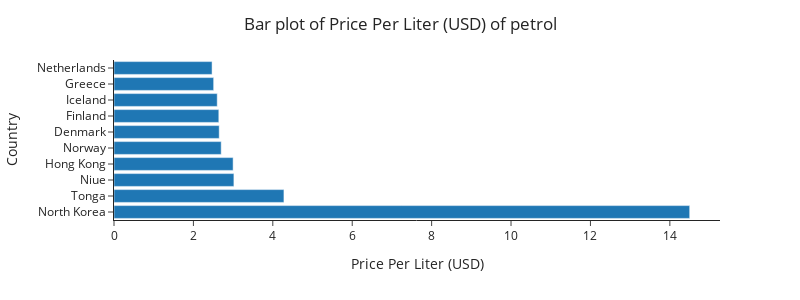

Source (notebook cell):
### Code cell
top_10_countries = df.nlargest(10, 'Price Per Liter (USD)')
fig=px.bar(top_10_countries, x='Price Per Liter (USD)',y='Country',height=300,width=800,template='simple_white')
fig.update_layout(title={'text':'Bar plot of Price Per Liter (USD) of petrol'},title_x=0.5)
fig.show()

### Figure 1 — Plotly figure (JSON) as saved in the notebook; plotly's stock layout.template omitted (floating-point values rounded to 4 significant figures)
{"data": [{"alignmentgroup": "True", "hovertemplate": "Price Per Liter (USD)=%{x}<br>Country=%{y}<extra></extra>", "legendgroup": "", "marker": {"color": "#1F77B4", "pattern": {"shape": ""}}, "name": "", "offsetgroup": "", "orientation": "h", "showlegend": false, "textposition": "auto", "type": "bar", "x": [14.5, 4.28, 3.02, 3, 2.7, 2.65, 2.64, 2.6, 2.51, 2.47], "xaxis": "x", "y": ["North Korea", "Tonga", "Niue", "Hong Kong", "Norway", "Denmark", "Finland", "Iceland", "Greece", "Netherlands"], "yaxis": "y"}], "layout": {"barmode": "relative", "height": 300, "legend": {"tracegroupgap": 0}, "margin": {"t": 60}, "title": {"text": "Bar plot of Price Per Liter (USD) of petrol", "x": 0.5}, "width": 800, "xaxis": {"anchor": "y", "domain": [0, 1], "title": {"text": "Price Per Liter (USD)"}}, "yaxis": {"anchor": "x", "domain": [0, 1], "title": {"text": "Country"}}}}
